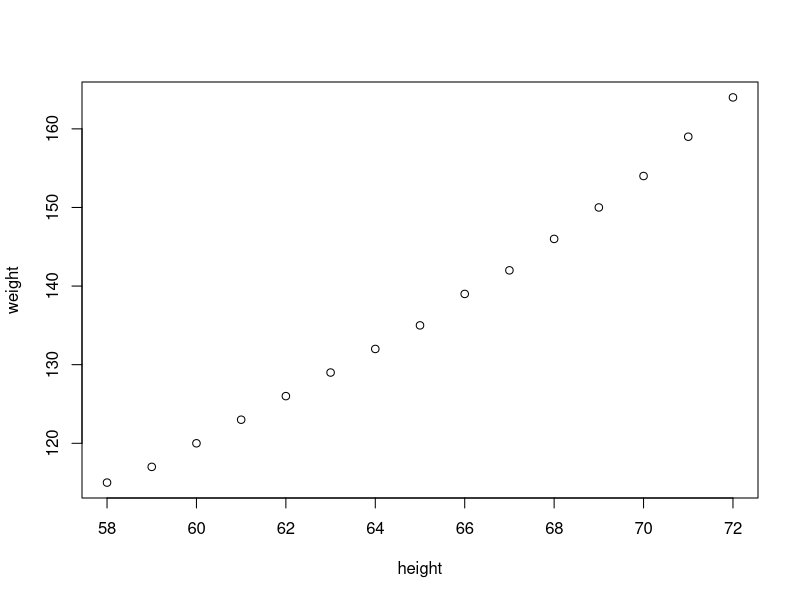
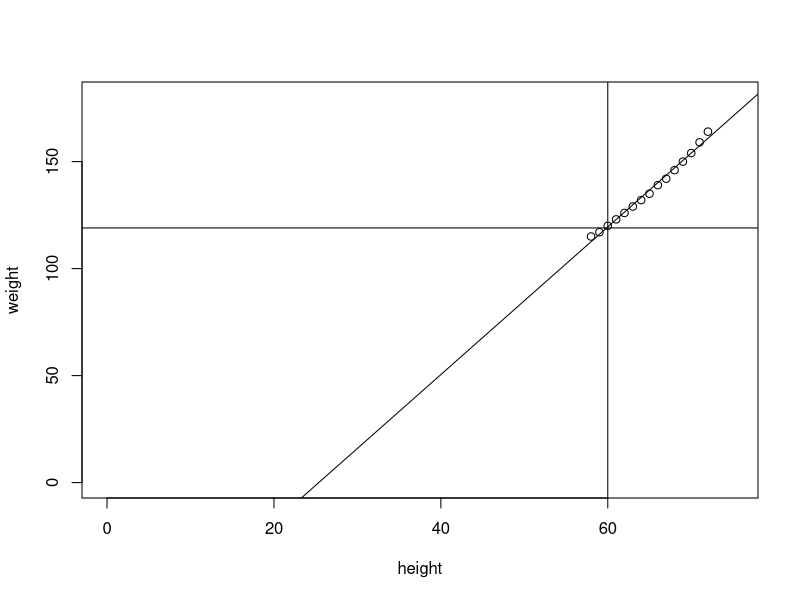

The R source for these figures, in order:
# Regression Analysis

data(women)
women
str(women)
cov(women$height, women$weight)
cor(women$height, women$weight)
plot(women)
names(women)  #x- IV, y -DV
plot(women, xlim=c(0,75), ylim=c(0,180))

?lm
fit1= lm(formula= weight ~ height, data= women)
summary(fit1)
abline(fit1)
df=women
df$predict = predict(fit1, newdata=data.frame(height=women$height))
df
abline(v=60)
abline(h=119)
